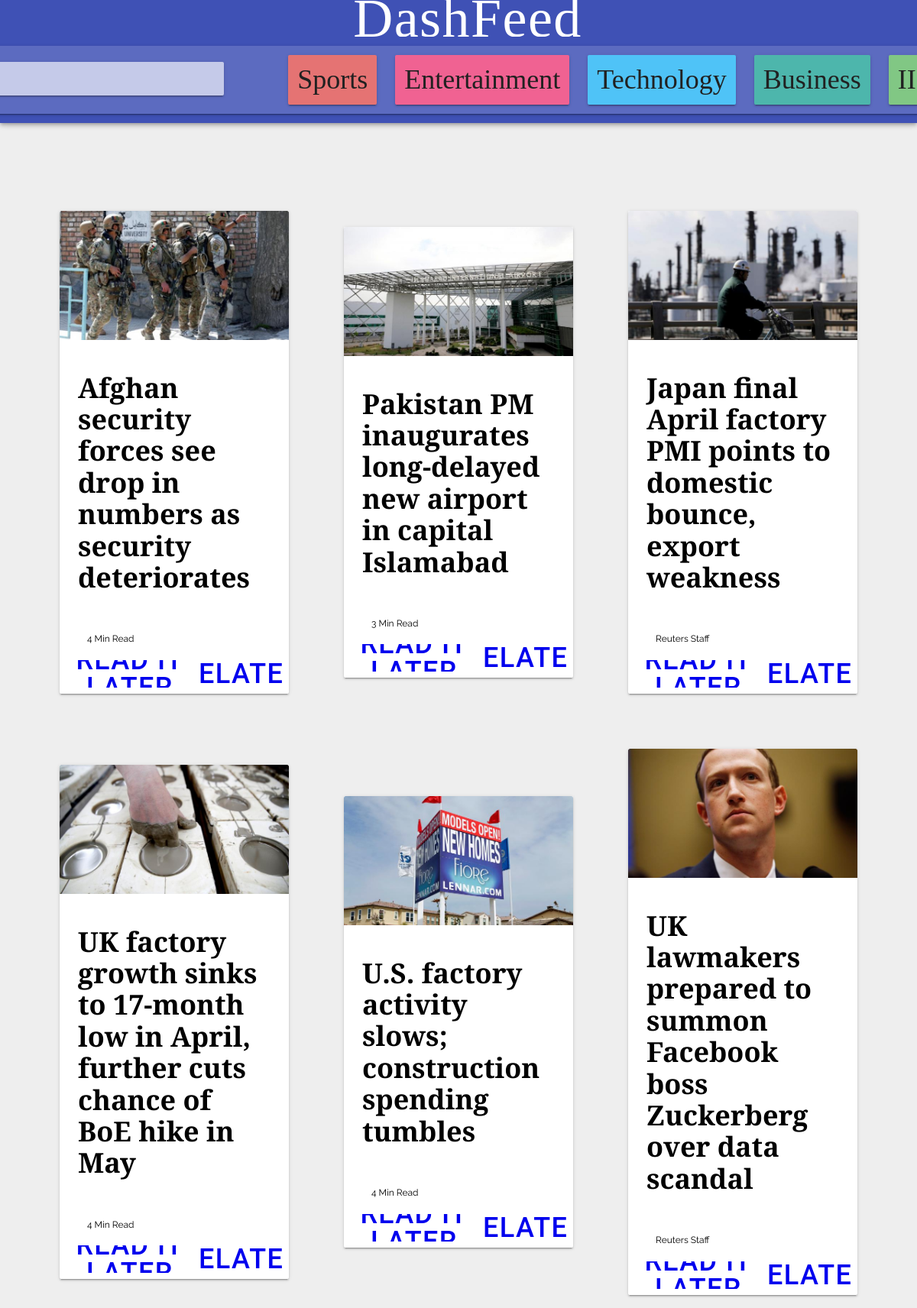
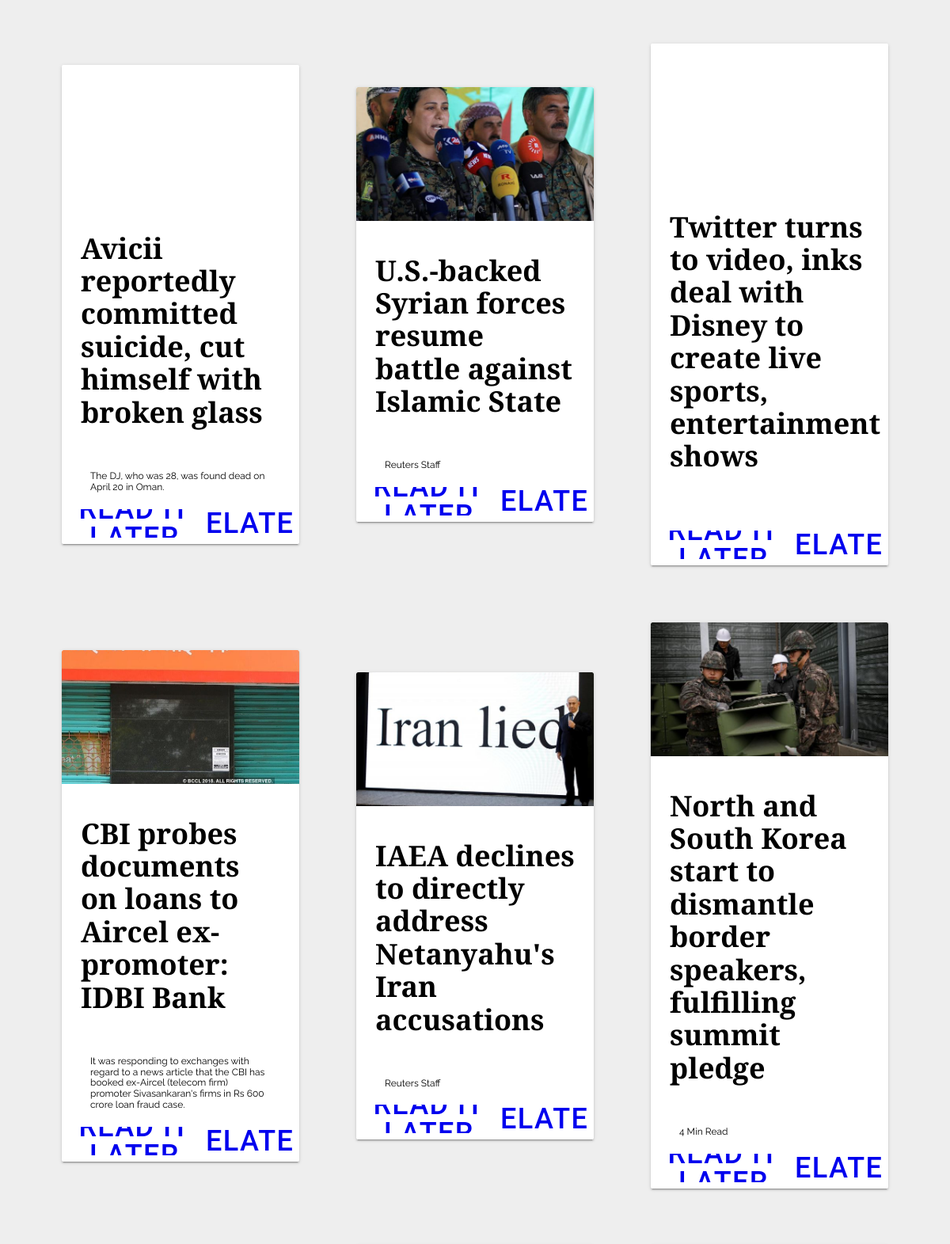
The page / (upper part) on the database its author committed (2 pictures, top to bottom).
### tables this page shows
CREATE TABLE NEWS(id integer PRIMARY KEY AUTOINCREMENT,	title text,subject text,content longtext,rating longint,link text UNIQUE,tags text,img longtext NOT NULL);

### site/index.py (the view)
@app.route('/')
def home():
    info = sqlite3.connect('../news.db')
    cursor = info.cursor()
    cursor.execute("SELECT * FROM NEWS ORDER BY rating DESC, id DESC;")
    cont = cursor.fetchall()
    try:
        print(session['id'])
        return render_template('index.html', info=cont, login=True)
    except BaseException:
        return render_template('index.html', info=cont)

### site/templates/index.html (shortened to what this page needs)
<!DOCTYPE html>
<html>
<head>
    <link rel="stylesheet" href="{{ url_for('static', filename='card.css') }}">
    <link rel="stylesheet" href="{{ url_for('static', filename='style.css') }}">
</head>
<body>
    <header class="mdc-toolbar mdc-toolbar--fixed">
        <span class="mdc-toolbar__title logo">
                <div class="font-effect-3d"><a href="/" style="text-decoration: none; text-color: inherit;color: #fff">DashFeed</a></div>
        </span>
        <div class="mdc-card category">
            <div class="search-bar">
                <form action="/search" method="GET">
                <input type="text" name="search" id="search" class="search" onkeyup="clearHint();" autocomplete="off">
            </form>
            </div>
            <div class="categ" style="background-color: #E57373">
                <a href="/tag/sports">
                Sports
                </a>
            </div>
            <div class="categ" style="background-color: #F06292">
                <a href="/tag/entertainment">
                Entertainment
                </a>
            </div>
            <div class="categ" style="background-color: #4FC3F7;color: #212121">
                <a href="/tag/technology">
                    Technology
                </a>
            </div>
            <div class="categ" style="background-color: #4DB6AC">
                <a href="/tag/business">
                Business
                </a>
            </div>
            <div class="categ" style="background-color: #81C784;color: #212121">
                <a href="/tag/iiit">
                    IIIT
                </a>
            </div>
        </div>
    </header>
    <div class="news">
        {%for item in info %}
        <div class="mdc-card sub-article">
            <a class="mdc-card__primary-action mdc-ripple-upgraded" href="/article/{{item[0]}}">
                {% set images = item[7].split(',') %}
                <div class="mdc-card__media mdc-card__media--16-9 image" style="background-image: url({{ url_for('static', filename=images[0]) }});"></div>
                <h2 class="title">{{item[1]}}</h2>
                <div class="subtitle">
                    {{item[2]}}
                </div>
            </a>
             <div class="mdc-card__actions">
                <button class="mdc-button mdc-card__action mdc-card__action--button click"><a href="/article/{{item[0]}}?readlater=1">Read It Later</a></button>
                <button class="mdc-button mdc-card__action mdc-card__action--button click"> <a href="/tag/{{ item[6] }}">Related</a></button>
            </div>
        </div>
        {% endfor %}
    </div>
</body>
</html>

### site/static/style.css (style rules this page uses)
body { display: block; font-family: 'Raleway', sans-serif; font-size: 3vmin; background: #EEEEEE; margin: 2vmin; padding-top: 6vmin; }
a { text-decoration: inherit; }
.click { font-size: 3vmin; }
.logo { font-family: 'Kelly Slab', cursive; font-size: 6vmin; }
.news { display: flex; flex-flow: row wrap; align-items: center; justify-content: center; margin-top: 12vmin; }
.category { align-self: center; display: flex; flex-direction: row; background-color: #5C6BC0; margin: 1vmin; }
.categ { font-family: 'Arvo', serif; color: #212121; margin: 1vmin; padding: 1vmin; border-radius: 2px; box-shadow: 0px 3px 1px -2px rgba(0, 0, 0, 0.2), 0px 2px 2px 0px rgba(0, 0, 0, 0.14), 0px 1px 5px 0px rgba(0, 0, 0, 0.12); }
.categ a { color: inherit; text-decoration: none; }
.search-bar { display: inline-flex; position: relative; align-items: flex-end; box-sizing: border-box; border: none; will-change: opacity, transform, color; }
.search { display: flex; border: none; height: 50%; background-color: #C5CAE9; margin-bottom: 2vmin; margin-left: 5vmin; margin-right: 6vmin; z-index: 1; border-radius: 2px; box-shadow: 0px 3px 1px -2px rgba(0, 0, 0, 0.2), 0px 2px 2px 0px rgba(0, 0, 0, 0.14), 0px 1px 5px 0px rgba(0, 0, 0, 0.12); }
.sub-article { margin: 3vmin; width: 25vw; }
.sub-article .image { display: block; }
.title { font-family: 'Arvo', serif; font-size: 3vmin; margin-left: 1vmin; margin-right: 1vmin; padding: 1vmin; }
.subtitle { margin-left: 2vmin; margin-right: 2vmin; padding: 1vmin; font-size: 1vw; }

### rows shown on the page
NEWS: shows a picture, title "Afghan security forces see drop in numbers as security deteriorates", subject "4 Min Read"
NEWS: shows a picture, title "Pakistan PM inaugurates long-delayed new airport in capital Islamabad", subject "3 Min Read"
NEWS: shows a picture, title "Japan final April factory PMI points to domestic bounce, export weakness", subject "Reuters Staff"
NEWS: shows a picture, title "UK factory growth sinks to 17-month low in April, further cuts chance of BoE hike in May", subject "4 Min Read"
NEWS: shows a picture, title "U.S. factory activity slows; construction spending tumbles", subject "4 Min Read"
NEWS: shows a picture, title "UK lawmakers prepared to summon Facebook boss Zuckerberg over data scandal", subject "Reuters Staff"
NEWS: title "Avicii reportedly committed suicide, cut himself with broken glass", subject "The DJ, who was 28, was found dead on April 20 in Oman."
NEWS: shows a picture, title "U.S.-backed Syrian forces resume battle against Islamic State", subject "Reuters Staff"
NEWS: title "Twitter turns to video, inks deal with Disney to create live sports, entertainment shows"
NEWS: shows a picture, title "CBI probes documents on loans to Aircel ex-promoter: IDBI Bank", subject "It was responding to exchanges with regard to a news article that the CBI has booked ex-Aircel (telecom firm) promoter Sivasankaran's firms in Rs 600 crore loan fraud case."
NEWS: shows a picture, title "IAEA declines to directly address Netanyahu's Iran accusations", subject "Reuters Staff"
NEWS: shows a picture, title "North and South Korea start to dismantle border speakers, fulfilling summit pledge", subject "4 Min Read"
